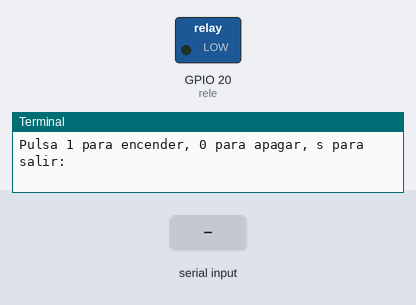
A program run on a simulated Raspberry Pi (BCM pin numbers). On the bench: switched loads named in the program (green lamp = pin HIGH), the last lines printed to the terminal. The inputs (shaded band) are chosen by the test bench.

Above: at 1.2 s.
1.3 s: "1" typed at the terminal, then Enter
At 2.2 s:
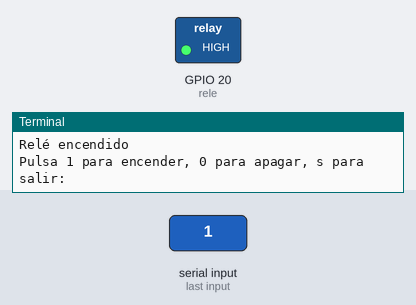
2.8 s: "0" typed at the terminal, then Enter
At 3.3 s:
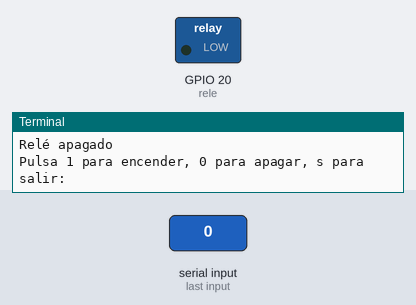
Timing chart, 0 to 5.8 s (numbered marks = the images above; inputs shaded):
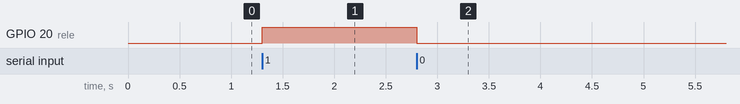

The program:

8-rele.py
```python
from gpiozero import OutputDevice

rele = OutputDevice(20)

s = None
while s != "s":
    s = input("Pulsa 1 para encender, 0 para apagar, s para salir: ").strip().lower()

    if s == "1":
        rele.on()
        print("Relé encendido")

    elif s == "0":
        rele.off()
        print("Relé apagado")


print("Bye!")
# El relé se apaga y desconecta al salir
# si se dejó encendido
```

Measured:
- after the input at 1.3 s, GPIO 20 (rele): LOW → HIGH at once
- after the input at 2.8 s, GPIO 20 (rele): HIGH → LOW at once
